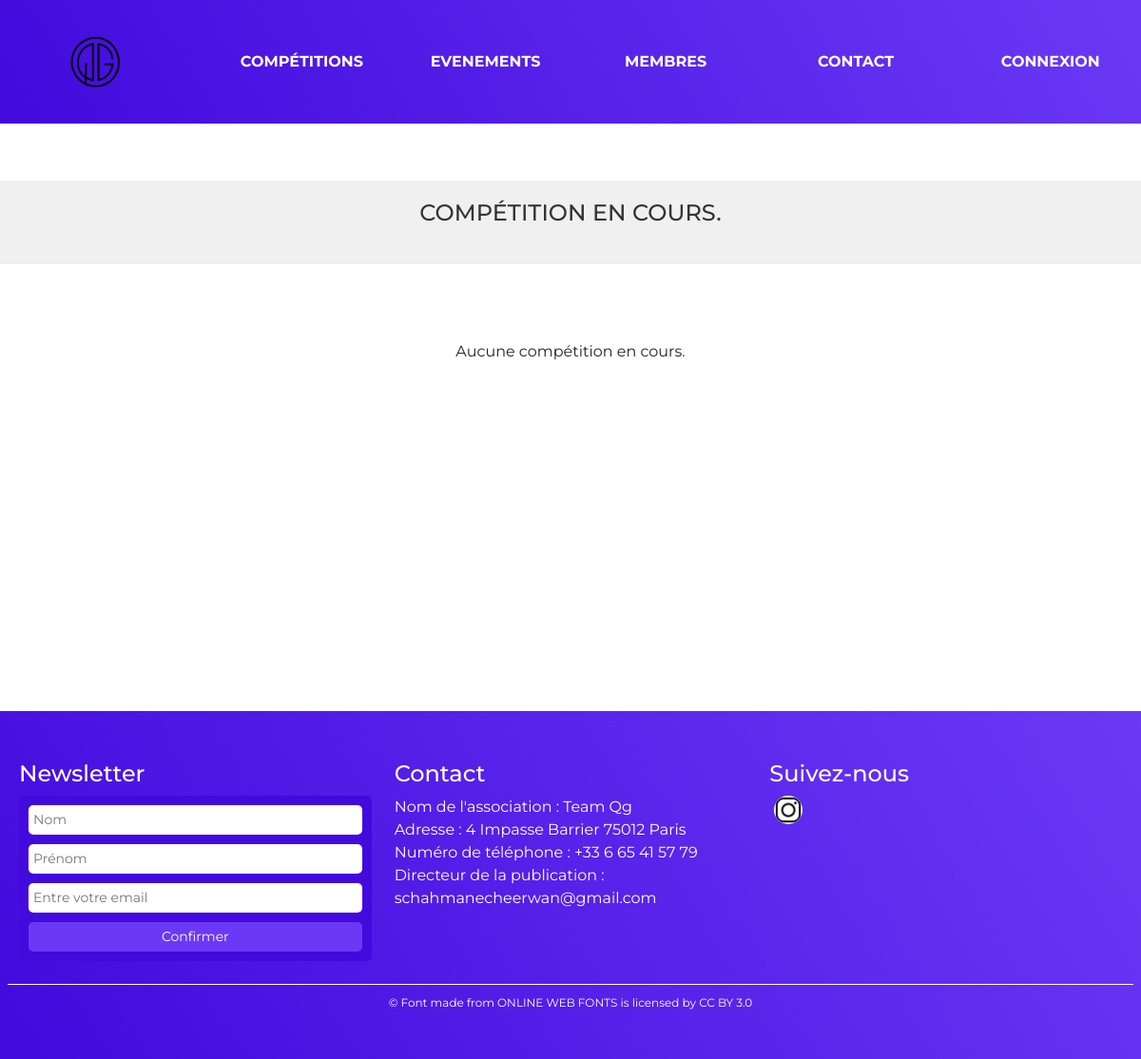
Page /?action=competitions on the earlier database version.
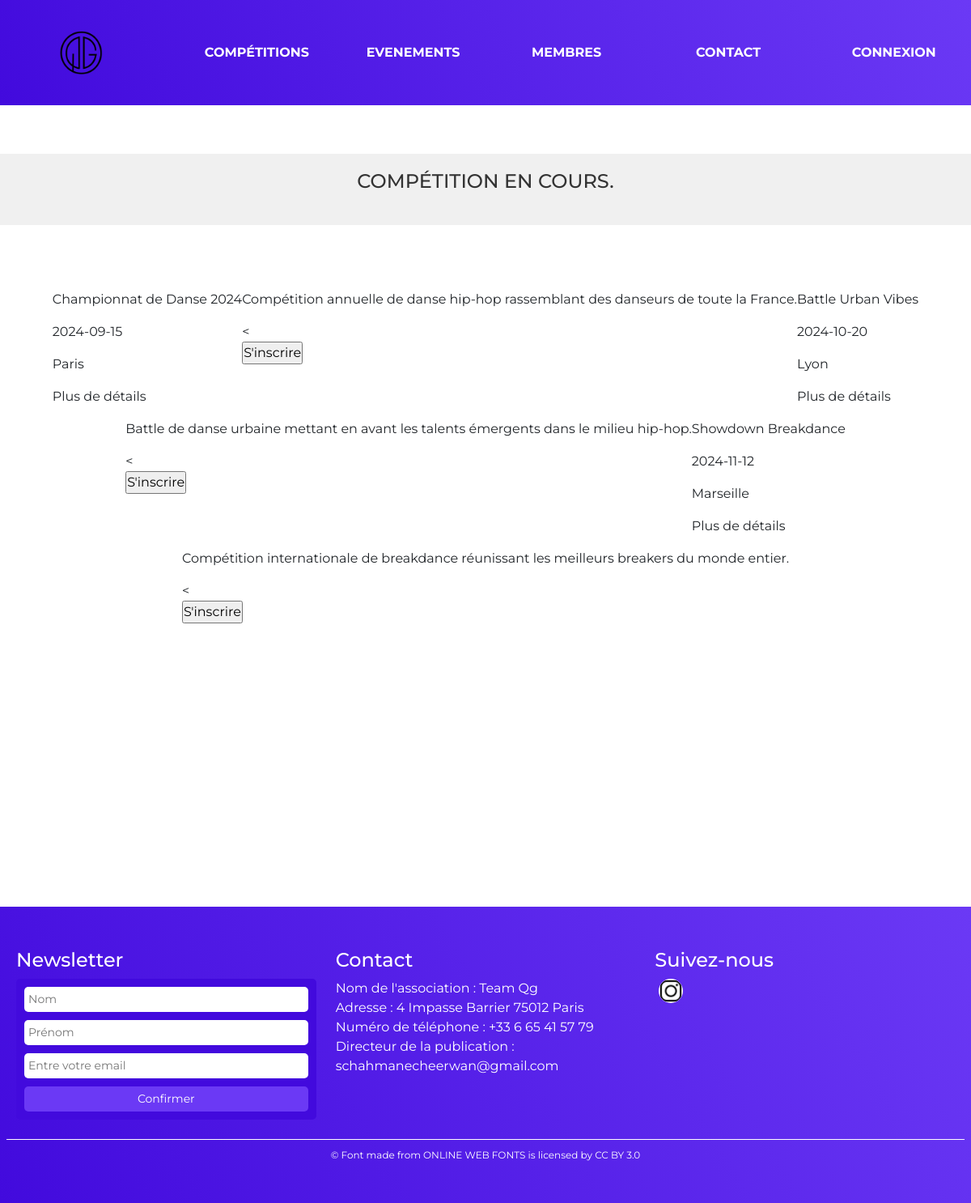
Same page on the later database version.
### tables this page shows
CREATE TABLE competition (
  idCompetition INT NOT NULL PRIMARY KEY,
  nomcompetition VARCHAR(50) DEFAULT NULL,
  datecompetition DATE DEFAULT NULL,
  lieu VARCHAR(200) DEFAULT NULL,
  description VARCHAR(2000) NOT NULL,
  informations VARCHAR(1000) DEFAULT NULL
);

### public_html/controller/competitions.php (called while the page is built)
<?php
include "$racine/model/competitionsHandler.php";
include "$racine/view/header.php";
include "$racine/view/competitionView.php";
include "$racine/view/credits.php";
?>

### public_html/index.php (called while the page is built, shortened)
<?php
include "getRacine.php";
include_once "$racine/model/authentification.php";
if (isset($_GET["action"])){
    $action = $_GET["action"];
}
else{
    $action = "defaut";
}
$fichier = controleurPrincipal($action);
include "$racine/controller/$fichier";
?>

### public_html/model/authentification.php (called while the page is built, shortened)
<?php
function isLoggedOn() {
    return false;
}
?>

### public_html/model/competitionsClass.php (called while the page is built, shortened)
<?php
class CreateCompetition{
    private $competition = array();
    public function __construct(){
         try {
                $cnx = DBconnection();
                $req = $cnx->prepare("select * from competition");
                $req->execute();
                $line = $req->fetch(PDO::FETCH_ASSOC);
                while ($line) {
                    $this->competition[] = new competition($line["nomcompetition"],
                    $line["datecompetition"], $line["lieu"],
                    $line["description"], $line["idCompetition"],$line["informations"]);
                    $line = $req->fetch(PDO::FETCH_ASSOC);
                }
            } catch (PDOException $e) {
                print "Erreur !: " . $e->getMessage();
                die();
            }
    }
    public function getArray(){
        return $this->competition;
    }
}
class competition{
    private $name;
    private $date;
    private $location;
    private $description;
    private $id;
    private $informations;
    public function __construct($name,$date,$location,$description,$id,$informations){
        $this->name = $name;
        $this->date = $date;
        $this->location = $location;
        $this->description = $description;
        $this->id = $id;
        $this->informations = $informations;
    }
    public function getAll(){
        $a = array('name' => $this->name, 'description' => $this->description, 'location' => $this->location, 'date' => $this->date, 'id' => $this->id, 'informations' =>$this->informations);
        return $a;
    }
}
?>

### public_html/model/competitionsHandler.php (called while the page is built)
<?php
include "$racine/model/competitionsClass.php";
$competitions = new CreateCompetition;
?>

### public_html/view/singlecompetition.php (the view, shortened to what this page needs)
<div class = 'parent_competition'>
    <div class = 'competition_section'>
        <div class = 'competition_name_date'>
            <?php echo"<p class = 'competition_name'>$comp[name]</p>
            <p class='competition_date'>$comp[date]</p>"; ?>
        </div>
        <div class = 'competition_description_location'>
        <?php echo"<p class ='competition_location'>$comp[location]</p>"; ?>
        </div>
        <div class = 'competition_details' onclick='clickOnMember("<?php echo"$comp[name]";?>")'>
        <p>Plus de détails</p>
        </div>
    </div>
</div>
<div id ='<?php echo"$comp[name]";?>'class = 'competition_description'>
    <div class = 'competition_box'>
        <div class = 'competition_description_div'>
        <p class ='competition_description_text'><?php echo"$comp[description]";?></p>
        </div>
        <<div class = 'competition_signups'>
            <form action='./?_=signin_competitions&competitionid=<?php echo"$comp[id]";?>&show_form=true&form_name=<?php echo"$comp[name]";?>' method="post">
                <input class = 'competition_button_signup' type ='submit' name = 'confirm' width = '20' value ="S'inscrire" onclick = ''/></a>
            </form>
        </div>
    </div>
</div>

### public_html/view/header.php (shortened to what this page needs)
<!DOCTYPE html>
<html>
<?php
$racine = $_SERVER['DOCUMENT_ROOT'];
include_once "$racine/view/head.php";
include_once "$racine/model/authentification.php";
$is_admin = false;
?>
<body>
    <div class='header'>
        <table class='navigation' cellspacing='0'>
            <tr>
                <td class='table_cell'>
                    <a href='../index.php'><img src='../assets/logo.png' width='70vmax'></a>
                </td>
                <td class='table_cell'><a class='navibutton' href='./?action=competitions'>Compétitions</a></td>
                <td class='table_cell'><a class='navibutton' href='./?action=events'>Evenements</a></td>
                <td class='table_cell'><a class='navibutton' href='index.php#members'>Membres</a></td>
                <td class='table_cell'><a class='navibutton' href='./?action=contact'>Contact</a></td>
                <?php if (isLoggedOn()) { ?>
                    <td class='table_cell'>
                        <a class='navibutton' href='./?action=monProfil' alt='Profil'>Profil</a>
                    </td>
                    <?php if ($is_admin) { ?>
                        <td class='table_cell'>
                            <a class='navibutton' href='./?action=gererUtilisateurs' alt='Gérer les utilisateurs'>Gérer</a>
                        </td>
                    <?php } ?>
                <?php } else { ?>
                    <td class='table_cell'>
                        <a class='navibutton' href='./?action=connexion' alt='Connexion'>Connexion</a>
                    </td>
                <?php } ?>
            </tr>
        </table>
    </div>
</body>
</html>

### public_html/view/head.php (shortened to what this page needs)
<head>
        <link href="https://cdn.jsdelivr.net/npm/bootstrap@5.3.3/dist/css/bootstrap.min.css" rel="stylesheet">
        <link rel="stylesheet" href="style/header.css">
        <link rel="stylesheet" href="style/home.css">
        <link rel="stylesheet" href="style/credits.css">
        <link rel="stylesheet" href="style/competitions.css">
        <link rel="stylesheet" href="style/events.css">
        <link rel="stylesheet" href="style/contact.css">
        <link rel="stylesheet" href="style/homevideo.css">
        <link rel="stylesheet" href="style/profilVideo.css">
        <link rel="stylesheet" href="style/inscription.css">
        <link rel="stylesheet" href="style/monprofil.css">
        <link rel="stylesheet" href="style/mesvideos.css">
        <link rel="stylesheet" href="style/members.css">
        <link rel="stylesheet" href="https://cdnjs.cloudflare.com/ajax/libs/font-awesome/5.15.4/css/all.min.css">
</head>

### public_html/view/competitionView.php
<div class = 'competition_mainscreeen'>
<h1 class = 'title'>COMPÉTITION EN COURS.</h1>
</div>
<div class = 'main_divcomp'>
    <?php
    $db = false;
    $competitions = $competitions->getArray();
    foreach ($competitions as $object){
        $currentdate = date('Y-m-d');
        $comp = $object->getAll();
        if ($currentdate <= $comp["date"]){
            $db = true;
             include "$racine/view/singlecompetition.php";
        }
    }
    if(!$db){
        $comp = array(
            "name" => "Aucune compétition en cours.",
            "date" => "",
            "description" =>"",
            "location" => ""
        );
        include "$racine/view/nocompetition.php";
    }
    ?>
</div>

### public_html/view/nocompetition.php (shortened to what this page needs)
<div class = 'parent_competition'>
    <div class = 'competition_section'>
        <div class = 'competition_name_date'>
            <?php echo"<p class = 'competition_name'>$comp[name]</p>
            <p class='competition_date'>$comp[date]</p>"; ?>
        </div>
    </div>
</div>

### public_html/view/credits.php
<footer class="mainfooter" role="contentinfo">
  <div class="footer-middle">
    <div class="container">
      <div class="row">
        <div class="col-md-4 col-sm-6">
          <div class="footer-pad">
            <h4>Newsletter</h4>
            <div class="newsletter">
              <form action="/subscribe" method="post">
                <input type="text" name="firstname" placeholder="Nom">
                <input type="text" name="lastname" placeholder="Prénom">
                <input type="email" name="email" placeholder="Entre votre email">
                <button type="submit">Confirmer</button>
              </form>
            </div>
          </div>
        </div>
        <div class="col-md-4 col-sm-6">
          <div class="footer-pad">
            <h4>Contact</h4>
            <ul class="list-unstyled">
              <li>Nom de l'association : Team Qg</li>
              <li>Adresse : 4 Impasse Barrier 75012 Paris</li>
              <li>Numéro de téléphone : +33 6 65 41 57 79</li>
              <li>Directeur de la publication : schahmanecheerwan@gmail.com</li>
            </ul>
          </div>
        </div>
        <div class="col-md-4">
          <h4>Suivez-nous</h4>
          <ul class="social-network social-circle">
          <li><a href="https://www.instagram.com/team__qg/" class="icoInstagram" title="Instagram"><img src="assets/instagram.png" alt="Instagram"></a></li>
          </ul>
        </div>
      </div>
      <br>
      <div class="row">
        <div class="col-md-12 copy">
          <p class="text-center">&copy; Font made from ONLINE WEB FONTS is licensed by CC BY 3.0</p>
        </div>
      </div>
    </div>
  </div>
</footer>

### public_html/style/header.css (style rules this page uses)
html, body { margin: 0; height: 100%; padding: 0; }
body { font-family: -apple-system, BlinkMacSystemFont, "Segoe UI", Roboto, Helvetica, Arial, sans-serif, "Apple Color Emoji", "Segoe UI Emoji", "Segoe UI Symbol"; }
.header { background: -webkit-linear-gradient(59deg, #420add, #7a4cf8); background: linear-gradient(59deg, #420add, #6b39f5); }
.navigation { width: 100%; table-layout: fixed; }
.table_cell { text-align: center; padding: 1rem; }
.navibutton { position: relative; display: inline-block; padding: 2.3rem; color: #ffffff; font-weight: bold; text-decoration: none; text-transform: uppercase; transition: color .3s; }

### public_html/style/home.css (style rules this page uses)
body { background: rgb(255, 255, 255); font-family: 'Montserrat', sans-serif; display: flex; flex-direction: column; margin: 0; padding: 0; }
* { margin: 0; padding: 0; box-sizing: border-box; }
.container { max-width: 1200px; margin: 0 auto; padding: 20px; }

### public_html/style/credits.css (style rules this page uses)
footer { background: #6b39f5; background: -webkit-linear-gradient(59deg, #420add, #7a4cf8); background: linear-gradient(59deg, #420add, #6b39f5); color: white; margin-top: 200px; }
footer a { color: #fff; font-size: 14px; transition-duration: 0.2s; }
.copy { font-size: 12px; padding: 10px; border-top: 1px solid #FFFFFF; }
.footer-middle { padding-top: 2em; color: white; }
ul.social-network { list-style: none; display: inline; margin-left: 0 !important; padding: 0; }
ul.social-network li { display: inline; margin: 0 5px; }
.social-circle li a { display: inline-block; position: relative; margin: 0 auto 0 auto; -moz-border-radius: 50%; -webkit-border-radius: 50%; border-radius: 50%; text-align: center; width: 30px; height: 30px; font-size: 15px; }
.social-network a { background-color: #F9F9F9; }
.newsletter { padding: 10px; background: #420add; border-radius: 5px; }
.newsletter input[type="text"], .newsletter input[type="email"] { width: 100%; padding: 5px; border: none; border-radius: 5px; margin-bottom: 10px; font-size: 14px; }
.newsletter button[type="submit"] { width: 100%; padding: 5px; border: none; background: #6b39f5; color: white; border-radius: 5px; cursor: pointer; transition: background 0.2s; font-size: 14px; }
.social-network { list-style: none; display: flex; justify-content: center; padding-left: 0; }
.social-circle { margin: 0; }
.social-circle li { margin: 0 10px; }
.social-circle a { display: inline-block; text-align: center; width: 40px; height: 40px; border-radius: 50%; background-color: #fff; overflow: hidden; }
.social-circle img { width: 100%; height: 100%; object-fit: cover; border-radius: 50%; }

### public_html/style/competitions.css (style rules this page uses)
.competition_mainscreeen { background-color: #f0f0f0; padding: 20px; margin-bottom: 20px; margin-top: 5%; }
.competition_mainscreeen .title { font-size: 24px; color: #333; text-align: center; }
.main_divcomp { display: flex; flex-wrap: wrap; justify-content: center; align-items: flex-start; margin-top: 5%; margin-bottom: 150px; }

### public_html/style/events.css (style rules this page uses)
.title { text-align: center; font-size: 2rem; margin-bottom: 20px; color: #1a202c; }

### public_html/style/profilVideo.css (style rules this page uses)
h1, h2 { text-align: center; color: #333; }

### public_html/style/Monprofil.css (style rules this page uses)
.text-center { text-align: center; margin-bottom: 20px; }

### public_html/style/mesvideos.css (style rules this page uses)
h1 { text-align: center; color: #000; }
input[type="text"], textarea { width: 100%; padding: 10px; margin-bottom: 15px; border: 1px solid #000; background-color: #fff; color: #000; resize: none; }
button[type="submit"] { display: block; width: 100%; padding: 10px; border: 1px solid #000; background-color: #000; color: #fff; cursor: pointer; }
a { color: #000; text-decoration: none; }

### public_html/style/members.css (style rules this page uses)
*, *::before, *::after { box-sizing: border-box; }

Differences in the rows shown:
added competition: nomcompetition "Championnat de Danse 2024", datecompetition "2024-09-15", lieu "Paris", description "Compétition annuelle de danse hip-hop rassemblant des danseurs de toute la France."
added competition: nomcompetition "Battle Urban Vibes", datecompetition "2024-10-20", lieu "Lyon", description "Battle de danse urbaine mettant en avant les talents émergents dans le milieu hip-hop."
added competition: nomcompetition "Showdown Breakdance", datecompetition "2024-11-12", lieu "Marseille", description "Compétition internationale de breakdance réunissant les meilleurs breakers du monde entier."
Other differences:
$comp[name]: "Aucune compétition en cours." → (not shown)
